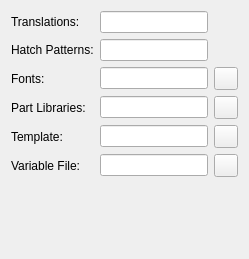
     <widget class="QWidget" name="tab_2">
      <attribute name="title">
       <string>&amp;Paths</string>
      </attribute>
      <layout class="QGridLayout">
       <item row="5" column="0">
        <widget class="QLabel" name="label_4">
         <property name="text">
          <string>Variable File:</string>
         </property>
        </widget>
       </item>
       <item row="2" column="0">
        <widget class="QLabel" name="textLabel4">
         <property name="text">
          <string>Fonts:</string>
         </property>
         <property name="wordWrap">
          <bool>false</bool>
         </property>
        </widget>
       </item>
       <item row="0" column="2">
        <widget class="QLineEdit" name="lePathTranslations"/>
       </item>
       <item row="3" column="0">
        <widget class="QLabel" name="textLabel6">
         <property name="text">
          <string>Part Libraries:</string>
         </property>
         <property name="wordWrap">
          <bool>false</bool>
         </property>
        </widget>
       </item>
       <item row="1" column="2">
        <widget class="QLineEdit" name="lePathHatch"/>
       </item>
       <item row="4" column="0">
        <widget class="QLabel" name="textLabel7">
         <property name="text">
          <string>Template:</string>
         </property>
         <property name="wordWrap">
          <bool>false</bool>
         </property>
        </widget>
       </item>
       <item row="4" column="2">
        <widget class="QLineEdit" name="leTemplate"/>
       </item>
       <item row="3" column="2">
        <widget class="QLineEdit" name="lePathLibrary">
         <property name="toolTip">
          <string>&lt;html&gt;&lt;head/&gt;&lt;body&gt;&lt;p&gt;Part library folder. The symbol library dxf files must be located in the subdirectories of this folder. The subfolder names will be displayed in the Library Browser. Menu: Widgets > Dock Widgets > Library Browser&lt;/p&gt;&lt;/body&gt;&lt;/html&gt;</string>
         </property>
        </widget>
       </item>
       <item row="3" column="3">
        <widget class="QToolButton" name="btPathLibrary">
         <property name="icon">
          <iconset resource="../../../res/icons/icons.qrc">
           <normaloff>:/icons/open.svg</normaloff>:/icons/open.svg</iconset>
         </property>
        </widget>
       </item>
       <item row="2" column="2">
        <widget class="QLineEdit" name="lePathFonts"/>
       </item>
       <item row="4" column="3">
        <widget class="QToolButton" name="btTemplate">
         <property name="icon">
          <iconset resource="../../../res/icons/icons.qrc">
           <normaloff>:/icons/open.svg</normaloff>:/icons/open.svg</iconset>
         </property>
        </widget>
       </item>
       <item row="6" column="2">
        <spacer name="spacer5_2">
         <property name="orientation">
          <enum>Qt::Vertical</enum>
         </property>
         <property name="sizeType">
          <enum>QSizePolicy::Expanding</enum>
         </property>
         <property name="sizeHint" stdset="0">
          <size>
           <width>31</width>
           <height>71</height>
          </size>
         </property>
        </spacer>
       </item>
       <item row="0" column="0">
        <widget class="QLabel" name="textLabel2">
         <property name="text">
          <string>Translations:</string>
         </property>
         <property name="wordWrap">
          <bool>false</bool>
         </property>
        </widget>
       </item>
       <item row="1" column="0">
        <widget class="QLabel" name="textLabel3">
         <property name="text">
          <string>Hatch Patterns:</string>
         </property>
         <property name="wordWrap">
          <bool>false</bool>
         </property>
        </widget>
       </item>
       <item row="6" column="0">
        <spacer name="spacer5">
         <property name="orientation">
          <enum>Qt::Vertical</enum>
         </property>
         <property name="sizeType">
          <enum>QSizePolicy::Expanding</enum>
         </property>
         <property name="sizeHint" stdset="0">
          <size>
           <width>31</width>
           <height>71</height>
          </size>
         </property>
        </spacer>
       </item>
       <item row="5" column="2">
        <widget class="QLineEdit" name="variablefile_field"/>
       </item>
       <item row="5" column="3">
        <widget class="QToolButton" name="variablefile_button">
         <property name="icon">
          <iconset resource="../../../res/icons/icons.qrc">
           <normaloff>:/icons/open.svg</normaloff>:/icons/open.svg</iconset>
         </property>
        </widget>
       </item>
       <item row="2" column="3">
        <widget class="QToolButton" name="fonts_button">
         <property name="icon">
          <iconset resource="../../../res/icons/icons.qrc">
           <normaloff>:/icons/open.svg</normaloff>:/icons/open.svg</iconset>
         </property>
        </widget>
       </item>
      </layout>
     </widget>
